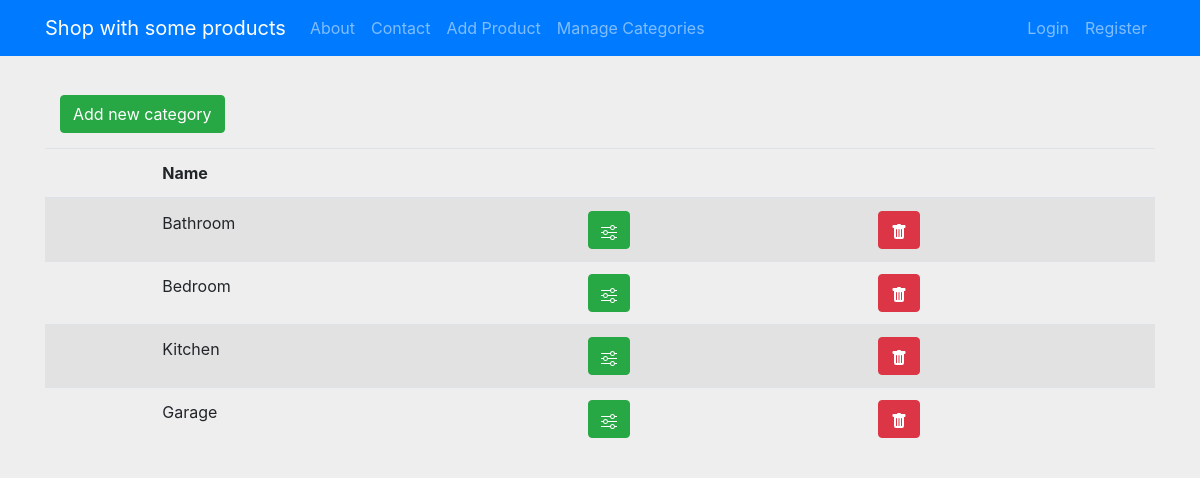
Page /categories/ on the earlier database version.
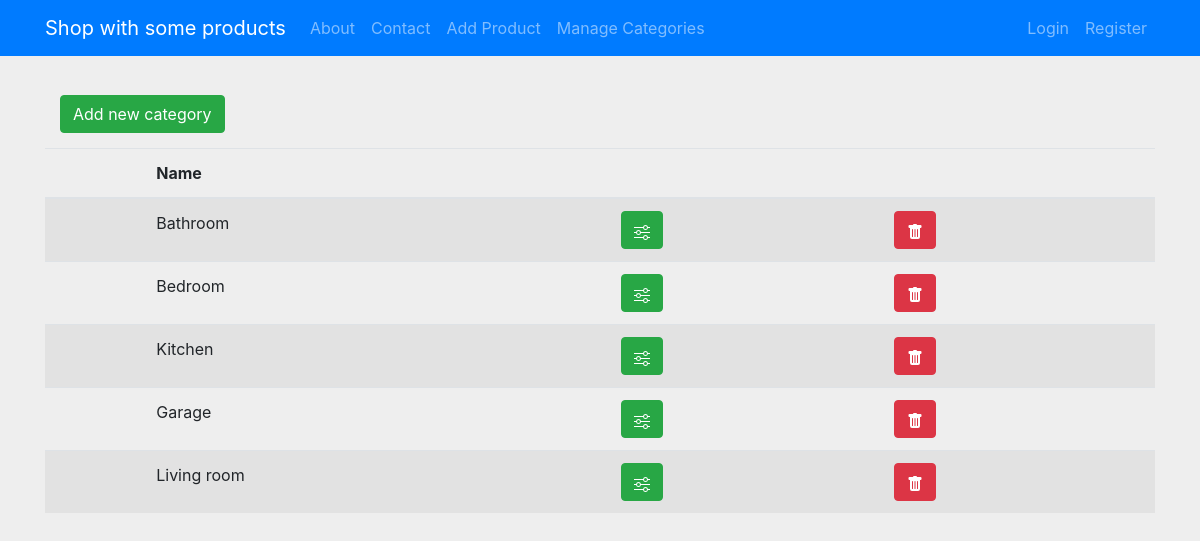
Same page on the later database version.
### products/models.py (models this page shows, shortened)
class Category(models.Model):
    name = models.CharField(max_length=100)

### products/views.py (the view)
# urls.py: path('categories/', views.categories_view, name='categories_home'),
def categories_view(request):
    categories = Category.objects.all()
    context = {'categories': categories}
    return render(request, 'products/categories.html', context)

### products/templates/products/categories.html (shortened to what this page needs)
{% extends 'products/main.html' %}
{% block content %}
<div class='category-btn'>
  <td><a class="btn btn-success" href="{% url 'category_create' %}">Add new category</a></td>
</div>
<table class="table table-striped">
    <thead>
      <tr>
        <th scope="col"></th>
        <th scope="col">Name</th>
        <th scope="col"></th>
        <th scope="col"></th>
      </tr>
    </thead>
    <tbody>
      {% for category in categories %}
      <tr>
        <th scope="row"></th>
        <td>{{ category.name }}</td>
        <td><a class="btn btn-success" href="{% url 'category_edit' category.id %}"></a></td>
        <td><a class="btn btn-danger" href="{% url 'category_delete' category.id %}"></a></td>
      </tr>
      {% endfor %}
    </tbody>
  </table>
{% endblock %}

Differences in the rows shown:
added Category: name "Living room"
